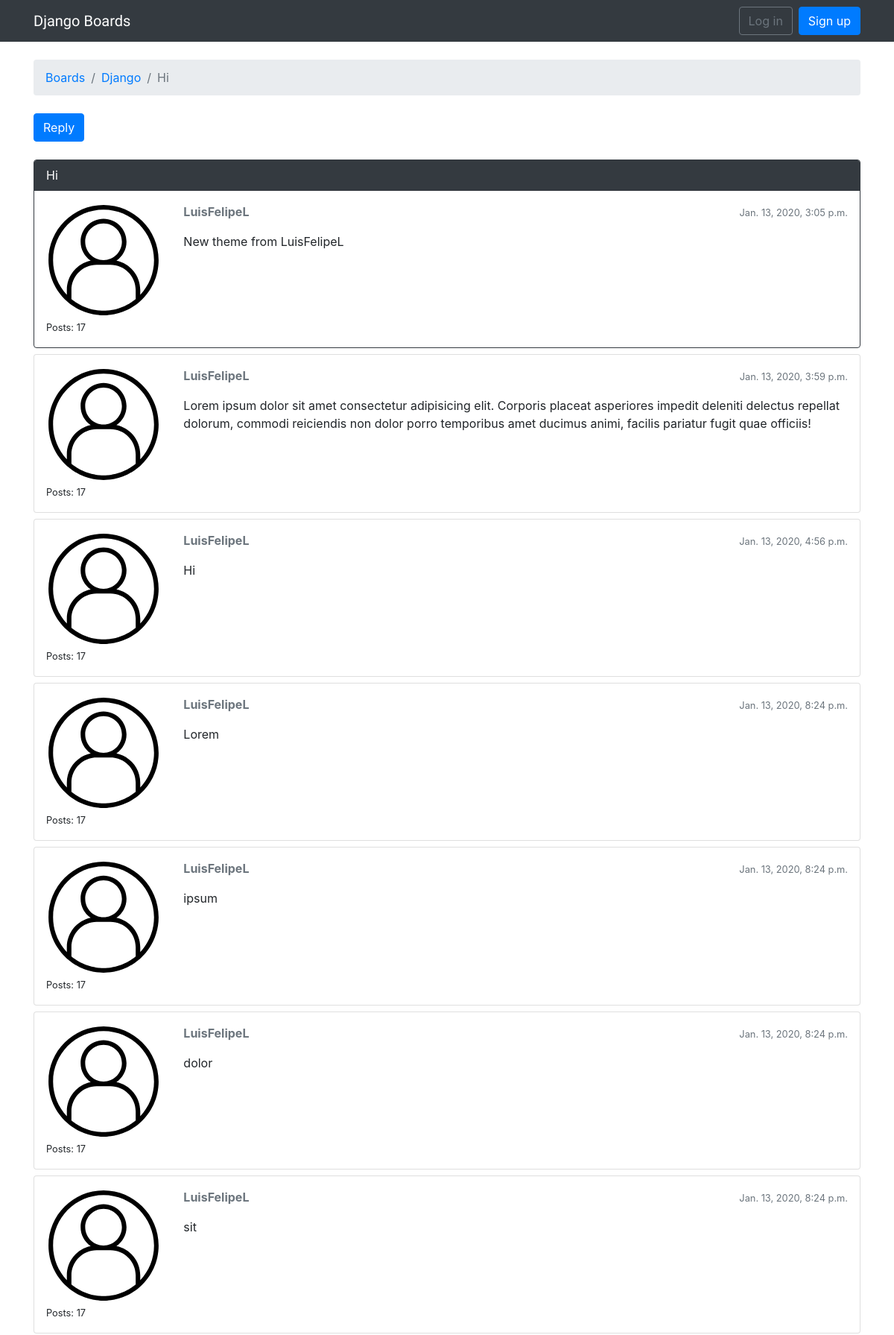
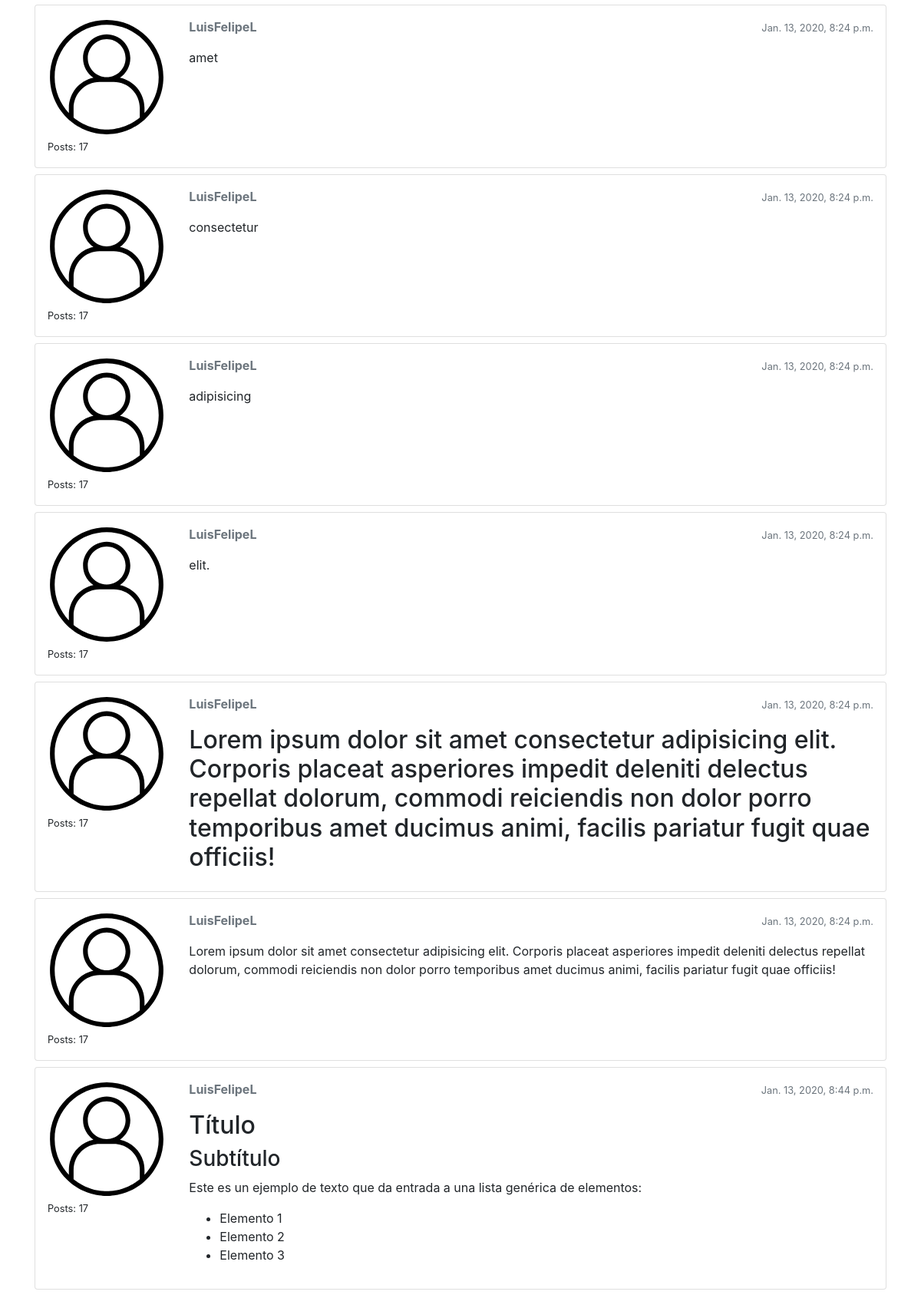
/boards/1/topics/3/, run on the app's committed database (2 pictures, top to bottom).
### boards/models.py (models this page shows, shortened)
class Topic(models.Model):
    subject = models.CharField(max_length=255)
    last_updated = models.DateTimeField(auto_now_add=True)
    board = models.ForeignKey(Board, on_delete=models.CASCADE, related_name='topics')
    starter = models.ForeignKey(User, on_delete=models.CASCADE, related_name='topics')
    views = models.PositiveIntegerField(default=0)

class Board(models.Model):
    name = models.CharField(max_length=30, unique=True)
    description = models.CharField(max_length=100)

class Post(models.Model):
    message = models.TextField(max_length=4000)
    topic = models.ForeignKey(Topic, on_delete=models.CASCADE, related_name='posts')
    created_at = models.DateTimeField(auto_now_add=True)
    updated_at = models.DateTimeField(null=True)
    created_by = models.ForeignKey(User, on_delete=models.CASCADE, related_name='posts')
    updated_by = models.ForeignKey(User, on_delete=models.CASCADE, null=True, related_name='+')
    def get_message_as_markdown(self):
        return mark_safe(markdown(self.message, safe_mode='escape'))

### boards/views.py (the view)
# urls.py: path('boards/<int:pk>/topics/<int:topic_pk>/', boards_views.PostListView.as_view(), name='topic_posts'),
class PostListView(ListView):
    model = Post
    context_object_name = 'posts'
    template_name = 'topic_posts.html'
    paginate_by = 20
    def get_context_data(self, **kwargs):
        session_key = 'viewed_topic_{}'.format(self.topic.pk)
        if not self.request.session.get(session_key, False):
            self.topic.views += 1
            self.topic.save()
            self.request.session[session_key] = True
        kwargs['topic'] = self.topic
        return super().get_context_data(**kwargs)
    def get_queryset(self):
        self.topic = get_object_or_404(Topic, board__pk=self.kwargs.get('pk'), pk=self.kwargs.get('topic_pk'))
        queryset = self.topic.posts.order_by('created_at')
        return queryset

### templates/topic_posts.html (shortened to what this page needs)
{% extends 'base.html' %}
{% load static %}
{% block breadcrumb %}
  <li class="breadcrumb-item"><a href="{% url 'home' %}">Boards</a></li>
  <li class="breadcrumb-item"><a href="{% url 'board_topics' topic.board.pk %}">{{ topic.board.name }}</a></li>
  <li class="breadcrumb-item active">{{ topic.subject }}</li>
{% endblock %}
{% block content %}
  <div class="mb-4">
    <a href="{% url 'reply_topic' topic.board.pk topic.pk %}" class="btn btn-primary" role="button">Reply</a>
  </div>
  {% for post in posts %}
    <div id="{{ post.pk }}" class="card {% if forloop.last %}mb-4{% else %}mb-2{% endif %} {% if forloop.first %}border-dark{% endif %}">
      {% if forloop.first %}
        <div class="card-header text-white bg-dark py-2 px-3">{{ topic.subject }}</div>
      {% endif %}
      <div class="card-body p-3">
        <div class="row">
          <div class="col-2">
            <img src="{% static 'img/avatar.svg' %}" alt="{{ post.created_by.username }}" class="w-100">
            <small>Posts: {{ post.created_by.posts.count }}</small>
          </div>
          <div class="col-10">
            <div class="row mb-3">
              <div class="col-6">
                <strong class="text-muted">{{ post.created_by.username }}</strong>
              </div>
              <div class="col-6 text-right">
                <small class="text-muted">{{ post.created_at }}</small>
              </div>
            </div>
            {{ post.get_message_as_markdown }}
          </div>
        </div>
      </div>
    </div>
  {% endfor %}
{% endblock %}

### templates/base.html (shortened to what this page needs)
{% load static %}<!DOCTYPE html>
<html>
<head>
  <link rel="stylesheet" href="{% static 'css/bootstrap.min.css' %}">
  <link rel="stylesheet" href="{% static 'css/app.css' %}"> {% block stylesheet %}{% endblock %}
</head>
<body>
  {% block body %}
  <nav class="navbar navbar-expand-sm navbar-dark bg-dark">
    <div class="container">
      <a class="navbar-brand" href="{% url 'home' %}">Django Boards</a>
      <div class="collapse navbar-collapse" id="mainMenu">
        {% if user.is_authenticated %}
          <ul class="navbar-nav ml-auto">
            <li class="nav-item dropdown">
              <a class="nav-link dropdown-toggle" href="#" id="userMenu" data-toggle="dropdown" aria-haspopup="true" aria-expanded="false">
                {{ user.username }}
              </a>
              <div class="dropdown-menu dropdown-menu-right" aria-labelledby="userMenu">
                <a class="dropdown-item" href="{%url 'my_account' %}">My account</a>
                <a class="dropdown-item" href="{%url 'password_change' %}">Change password</a>
                <div class="dropdown-divider"></div>
                <a class="dropdown-item" href="{% url 'logout' %}">Log out</a>
              </div>
            </li>
          </ul>
        {% else %}
          <form class="form-inline ml-auto">
            <a href="{% url 'login' %}" class="btn btn-outline-secondary">Log in</a>
            <a href="{% url 'signup' %}" class="btn btn-primary ml-2">Sign up</a>
          </form>
        {% endif %}
      </div>
    </div>
  </nav>
  <div class="container">
    <ol class="breadcrumb my-4">
      {% block breadcrumb %} {% endblock %}
    </ol>
      {% block content %} {% endblock %}
  </div>
  {% endblock body %}
</body>
</html>

### static/css/app.css (style rules this page uses)
.navbar-brand { font-family: 'Peralta', cursive; }

### data on the page
Topic: board.name "Django", subject "Hi"
Post: created_by.posts.count "17", created_by.username "LuisFelipeL", created_at "Jan. 13, 2020, 3:05 p.m.", get_message_as_markdown "New theme from LuisFelipeL"
Post: created_by.posts.count "17", created_by.username "LuisFelipeL", created_at "Jan. 13, 2020, 3:59 p.m.", get_message_as_markdown "Lorem ipsum dolor sit amet consectetur adipisicing elit. Corporis placeat asperiores impedit deleniti delectus repellat dolorum, commodi reiciendis non dolor porro temporibus amet ducimus animi, facilis pariatur fugit quae officiis!"
Post: created_by.posts.count "17", created_by.username "LuisFelipeL", created_at "Jan. 13, 2020, 4:56 p.m.", get_message_as_markdown "Hi"
Post: created_by.posts.count "17", created_by.username "LuisFelipeL", created_at "Jan. 13, 2020, 8:24 p.m.", get_message_as_markdown "Lorem"
Post: created_by.posts.count "17", created_by.username "LuisFelipeL", created_at "Jan. 13, 2020, 8:24 p.m.", get_message_as_markdown "ipsum"
Post: created_by.posts.count "17", created_by.username "LuisFelipeL", created_at "Jan. 13, 2020, 8:24 p.m.", get_message_as_markdown "dolor"
Post: created_by.posts.count "17", created_by.username "LuisFelipeL", created_at "Jan. 13, 2020, 8:24 p.m.", get_message_as_markdown "sit"
Post: created_by.posts.count "17", created_by.username "LuisFelipeL", created_at "Jan. 13, 2020, 8:24 p.m.", get_message_as_markdown "amet"
Post: created_by.posts.count "17", created_by.username "LuisFelipeL", created_at "Jan. 13, 2020, 8:24 p.m.", get_message_as_markdown "consectetur"
Post: created_by.posts.count "17", created_by.username "LuisFelipeL", created_at "Jan. 13, 2020, 8:24 p.m.", get_message_as_markdown "adipisicing"
Post: created_by.posts.count "17", created_by.username "LuisFelipeL", created_at "Jan. 13, 2020, 8:24 p.m.", get_message_as_markdown "elit."
Post: created_by.posts.count "17", created_by.username "LuisFelipeL", created_at "Jan. 13, 2020, 8:24 p.m.", get_message_as_markdown "Lorem ipsum dolor sit amet consectetur adipisicing elit. Corporis placeat asperiores impedit deleniti delectus repellat dolorum, commodi reiciendis non dolor porro temporibus amet ducimus animi, facilis pariatur fugit quae officiis!"
Post: created_by.posts.count "17", created_by.username "LuisFelipeL", created_at "Jan. 13, 2020, 8:24 p.m.", get_message_as_markdown "Lorem ipsum dolor sit amet consectetur adipisicing elit. Corporis placeat asperiores impedit deleniti delectus repellat dolorum, commodi reiciendis non dolor porro temporibus amet ducimus animi, facilis pariatur fugit quae officiis!"
Post: created_by.posts.count "17", created_by.username "LuisFelipeL", created_at "Jan. 13, 2020, 8:44 p.m.", get_message_as_markdown "Título Subtítulo Este es un ejemplo de texto que da entrada a una lista genérica de elementos: Elemento 1 Elemento 2 Elemento 3"
